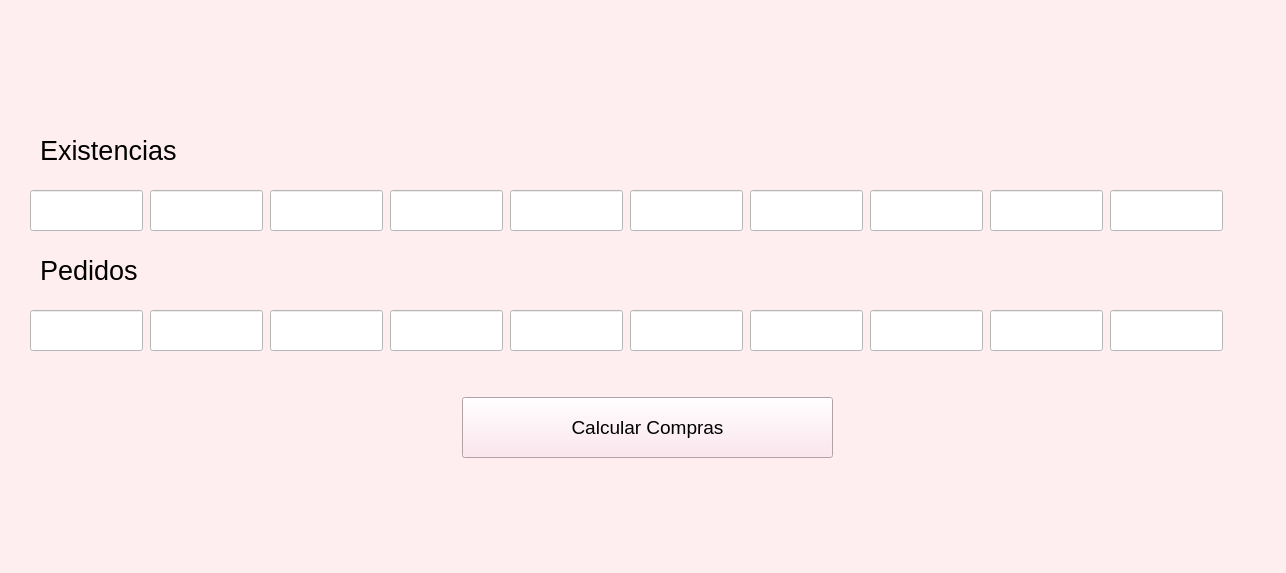
<?xml version="1.0" encoding="UTF-8"?>
<ui version="4.0">
 <class>MainWindow</class>
 <widget class="QMainWindow" name="MainWindow">
  <property name="geometry">
   <rect>
    <x>0</x>
    <y>0</y>
    <width>1286</width>
    <height>573</height>
   </rect>
  </property>
  <property name="windowTitle">
   <string>MainWindow</string>
  </property>
  <property name="styleSheet">
   <string notr="true">background-color: rgb(255, 238, 239);</string>
  </property>
  <widget class="QWidget" name="centralwidget">
   <widget class="QLabel" name="label">
    <property name="geometry">
     <rect>
      <x>0</x>
      <y>0</y>
      <width>181</width>
      <height>91</height>
     </rect>
    </property>
    <property name="text">
     <string/>
    </property>
    <property name="pixmap">
     <pixmap resource="../../recursos.qrc">:/Logos/Imagenes/logo uat.jpg</pixmap>
    </property>
    <property name="scaledContents">
     <bool>true</bool>
    </property>
   </widget>
   <widget class="QLabel" name="label_2">
    <property name="geometry">
     <rect>
      <x>1110</x>
      <y>0</y>
      <width>181</width>
      <height>91</height>
     </rect>
    </property>
    <property name="text">
     <string/>
    </property>
    <property name="pixmap">
     <pixmap resource="../../recursos.qrc">:/Logos/Imagenes/logo fians.jpg</pixmap>
    </property>
    <property name="scaledContents">
     <bool>true</bool>
    </property>
   </widget>
   <widget class="QLabel" name="label_3">
    <property name="geometry">
     <rect>
      <x>1110</x>
      <y>430</y>
      <width>181</width>
      <height>91</height>
     </rect>
    </property>
    <property name="text">
     <string/>
    </property>
    <property name="pixmap">
     <pixmap resource="../../recursos.qrc">:/Logos/Imagenes/equipo.jpeg</pixmap>
    </property>
    <property name="scaledContents">
     <bool>true</bool>
    </property>
   </widget>
   <widget class="QLineEdit" name="txtExistencia1">
    <property name="geometry">
     <rect>
      <x>30</x>
      <y>190</y>
      <width>113</width>
      <height>41</height>
     </rect>
    </property>
    <property name="styleSheet">
     <string notr="true">background-color: rgb(255, 255, 255);</string>
    </property>
   </widget>
   <widget class="QLabel" name="label_4">
    <property name="geometry">
     <rect>
      <x>40</x>
      <y>130</y>
      <width>171</width>
      <height>41</height>
     </rect>
    </property>
    <property name="font">
     <font>
      <pointsize>20</pointsize>
     </font>
    </property>
    <property name="text">
     <string>Existencias</string>
    </property>
   </widget>
   <widget class="QLabel" name="label_5">
    <property name="geometry">
     <rect>
      <x>40</x>
      <y>250</y>
      <width>171</width>
      <height>41</height>
     </rect>
    </property>
    <property name="font">
     <font>
      <pointsize>20</pointsize>
     </font>
    </property>
    <property name="text">
     <string>Pedidos</string>
    </property>
   </widget>
   <widget class="QPushButton" name="btnCompras">
    <property name="geometry">
     <rect>
      <x>462</x>
      <y>397</y>
      <width>371</width>
      <height>61</height>
     </rect>
    </property>
    <property name="font">
     <font>
      <pointsize>14</pointsize>
     </font>
    </property>
    <property name="styleSheet">
     <string notr="true">background-color: rgb(255, 224, 235);</string>
    </property>
    <property name="text">
     <string>Calcular Compras</string>
    </property>
   </widget>
   <widget class="QLineEdit" name="txtExistencia2">
    <property name="geometry">
     <rect>
      <x>150</x>
      <y>190</y>
      <width>113</width>
      <height>41</height>
     </rect>
    </property>
    <property name="styleSheet">
     <string notr="true">background-color: rgb(255, 255, 255);</string>
    </property>
   </widget>
   <widget class="QLineEdit" name="txtExistencia4">
    <property name="geometry">
     <rect>
      <x>390</x>
      <y>190</y>
      <width>113</width>
      <height>41</height>
     </rect>
    </property>
    <property name="styleSheet">
     <string notr="true">background-color: rgb(255, 255, 255);</string>
    </property>
   </widget>
   <widget class="QLineEdit" name="txtExistencia3">
    <property name="geometry">
     <rect>
      <x>270</x>
      <y>190</y>
      <width>113</width>
      <height>41</height>
     </rect>
    </property>
    <property name="styleSheet">
     <string notr="true">background-color: rgb(255, 255, 255);</string>
    </property>
   </widget>
   <widget class="QLineEdit" name="txtExistencia7">
    <property name="geometry">
     <rect>
      <x>750</x>
      <y>190</y>
      <width>113</width>
      <height>41</height>
     </rect>
    </property>
    <property name="styleSheet">
     <string notr="true">background-color: rgb(255, 255, 255);</string>
    </property>
   </widget>
   <widget class="QLineEdit" name="txtExistencia8">
    <property name="geometry">
     <rect>
      <x>870</x>
      <y>190</y>
      <width>113</width>
      <height>41</height>
     </rect>
    </property>
    <property name="styleSheet">
     <string notr="true">background-color: rgb(255, 255, 255);</string>
    </property>
   </widget>
   <widget class="QLineEdit" name="txtExistencia6">
    <property name="geometry">
     <rect>
      <x>630</x>
      <y>190</y>
      <width>113</width>
      <height>41</height>
     </rect>
    </property>
    <property name="styleSheet">
     <string notr="true">background-color: rgb(255, 255, 255);</string>
    </property>
   </widget>
   <widget class="QLineEdit" name="txtExistencia5">
    <property name="geometry">
     <rect>
      <x>510</x>
      <y>190</y>
      <width>113</width>
      <height>41</height>
     </rect>
    </property>
    <property name="styleSheet">
     <string notr="true">background-color: rgb(255, 255, 255);</string>
    </property>
   </widget>
   <widget class="QLineEdit" name="txtExistencia9">
    <property name="geometry">
     <rect>
      <x>990</x>
      <y>190</y>
      <width>113</width>
      <height>41</height>
     </rect>
    </property>
    <property name="styleSheet">
     <string notr="true">background-color: rgb(255, 255, 255);</string>
    </property>
   </widget>
   <widget class="QLineEdit" name="txtExistencia10">
    <property name="geometry">
     <rect>
      <x>1110</x>
      <y>190</y>
      <width>113</width>
      <height>41</height>
     </rect>
    </property>
    <property name="styleSheet">
     <string notr="true">background-color: rgb(255, 255, 255);</string>
    </property>
   </widget>
   <widget class="QLineEdit" name="txtPedido10">
    <property name="geometry">
     <rect>
      <x>1110</x>
      <y>310</y>
      <width>113</width>
      <height>41</height>
     </rect>
    </property>
    <property name="styleSheet">
     <string notr="true">background-color: rgb(255, 255, 255);</string>
    </property>
   </widget>
   <widget class="QLineEdit" name="txtPedido5">
    <property name="geometry">
     <rect>
      <x>510</x>
      <y>310</y>
      <width>113</width>
      <height>41</height>
     </rect>
    </property>
    <property name="styleSheet">
     <string notr="true">background-color: rgb(255, 255, 255);</string>
    </property>
   </widget>
   <widget class="QLineEdit" name="txtPedido7">
    <property name="geometry">
     <rect>
      <x>750</x>
      <y>310</y>
      <width>113</width>
      <height>41</height>
     </rect>
    </property>
    <property name="styleSheet">
     <string notr="true">background-color: rgb(255, 255, 255);</string>
    </property>
   </widget>
   <widget class="QLineEdit" name="txtPedido6">
    <property name="geometry">
     <rect>
      <x>630</x>
      <y>310</y>
      <width>113</width>
      <height>41</height>
     </rect>
    </property>
    <property name="styleSheet">
     <string notr="true">background-color: rgb(255, 255, 255);</string>
    </property>
   </widget>
   <widget class="QLineEdit" name="txtPedido3">
    <property name="geometry">
     <rect>
      <x>270</x>
      <y>310</y>
      <width>113</width>
      <height>41</height>
     </rect>
    </property>
    <property name="styleSheet">
     <string notr="true">background-color: rgb(255, 255, 255);</string>
    </property>
   </widget>
   <widget class="QLineEdit" name="txtPedido9">
    <property name="geometry">
     <rect>
      <x>990</x>
      <y>310</y>
      <width>113</width>
      <height>41</height>
     </rect>
    </property>
    <property name="styleSheet">
     <string notr="true">background-color: rgb(255, 255, 255);</string>
    </property>
   </widget>
   <widget class="QLineEdit" name="txtPedido4">
    <property name="geometry">
     <rect>
      <x>390</x>
      <y>310</y>
      <width>113</width>
      <height>41</height>
     </rect>
    </property>
    <property name="styleSheet">
     <string notr="true">background-color: rgb(255, 255, 255);</string>
    </property>
   </widget>
   <widget class="QLineEdit" name="txtPedido2">
    <property name="geometry">
     <rect>
      <x>150</x>
      <y>310</y>
      <width>113</width>
      <height>41</height>
     </rect>
    </property>
    <property name="styleSheet">
     <string notr="true">background-color: rgb(255, 255, 255);</string>
    </property>
   </widget>
   <widget class="QLineEdit" name="txtPedido8">
    <property name="geometry">
     <rect>
      <x>870</x>
      <y>310</y>
      <width>113</width>
      <height>41</height>
     </rect>
    </property>
    <property name="styleSheet">
     <string notr="true">background-color: rgb(255, 255, 255);</string>
    </property>
   </widget>
   <widget class="QLineEdit" name="txtPedido1">
    <property name="geometry">
     <rect>
      <x>30</x>
      <y>310</y>
      <width>113</width>
      <height>41</height>
     </rect>
    </property>
    <property name="styleSheet">
     <string notr="true">background-color: rgb(255, 255, 255);</string>
    </property>
   </widget>
  </widget>
  <widget class="QMenuBar" name="menubar">
   <property name="geometry">
    <rect>
     <x>0</x>
     <y>0</y>
     <width>1286</width>
     <height>18</height>
    </rect>
   </property>
  </widget>
  <widget class="QStatusBar" name="statusbar"/>
 </widget>
 <resources>
  <include location="../../Imagenes/resources.qrc"/>
  <include location="../../recursos.qrc"/>
 </resources>
 <connections/>
</ui>
